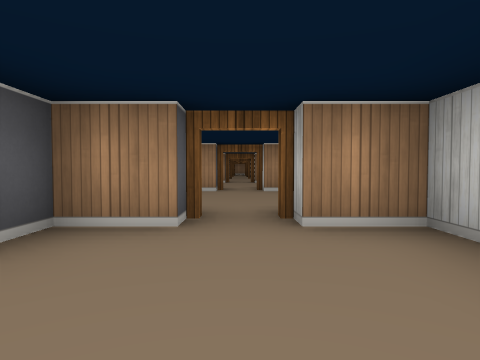
View 1 (above)

24 first-person views from a walk through a cub3D level. The camera is about half as high as the walls, tilts 2° down and sees 75° across. The floor is counted in squares. Each view is taken from the middle of a square. On the plan, view 1 faces up. The plan holds only what a view shows up to about 9 squares ahead; the rest is blank.

View 2
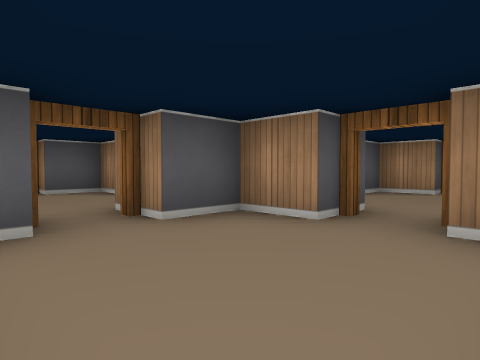

View 3
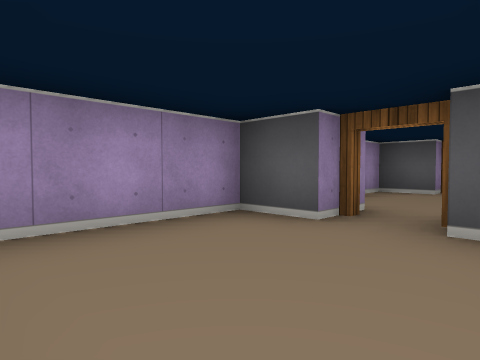

View 4
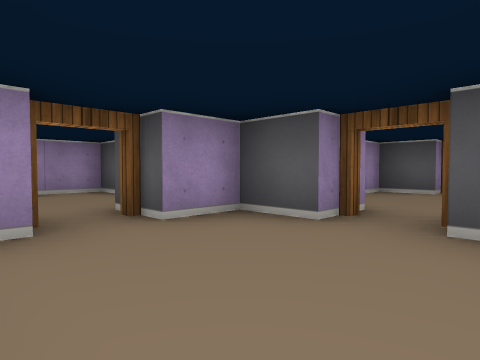

View 5
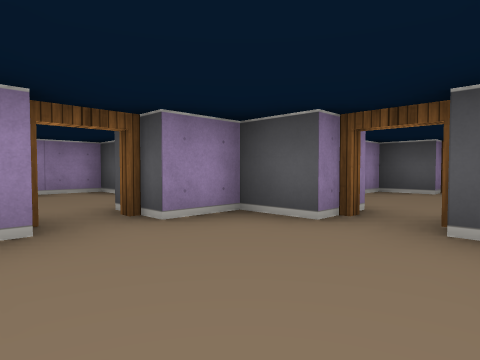

View 6
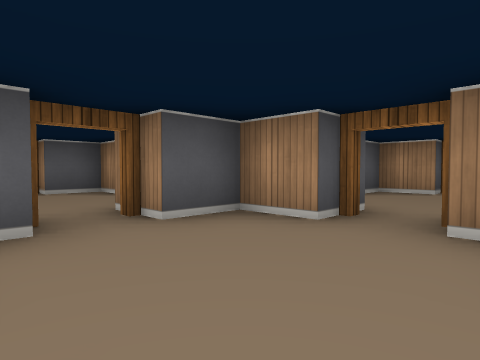

View 7
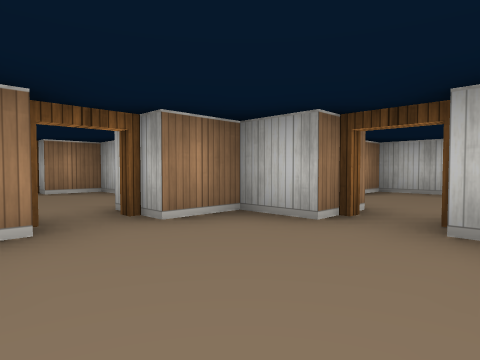

View 8
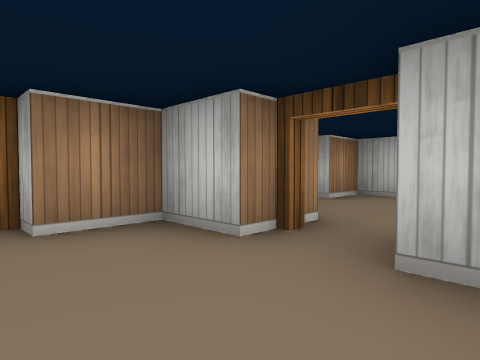

View 9
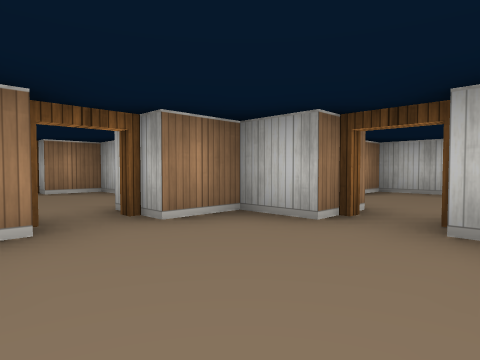

View 10
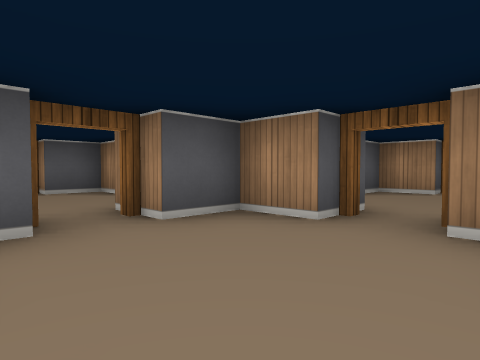

View 11
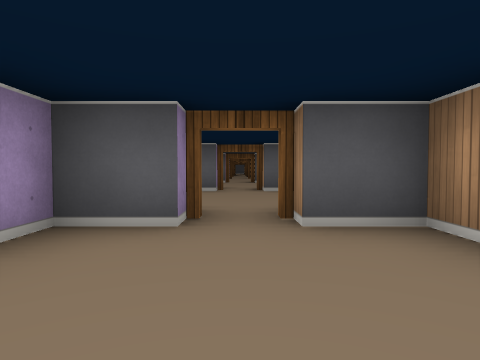

View 12
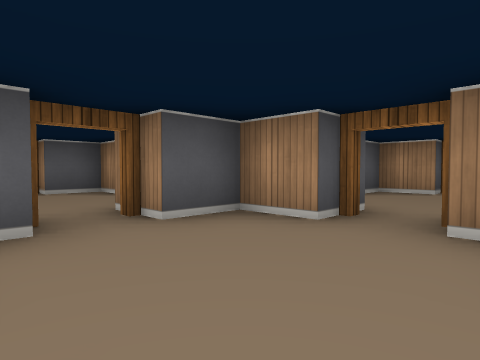

View 13
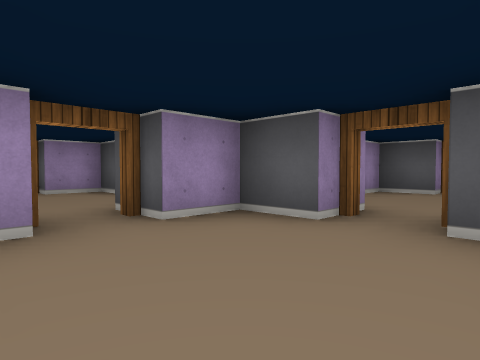

View 14
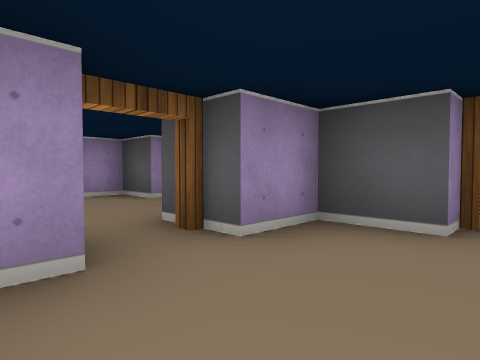

View 15
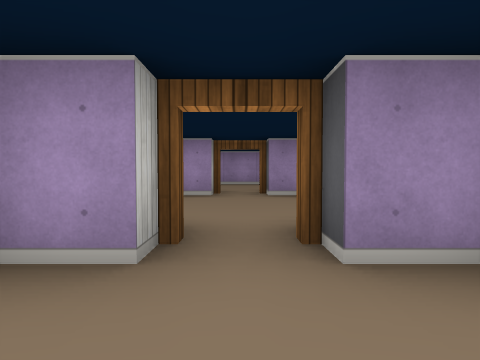

View 16
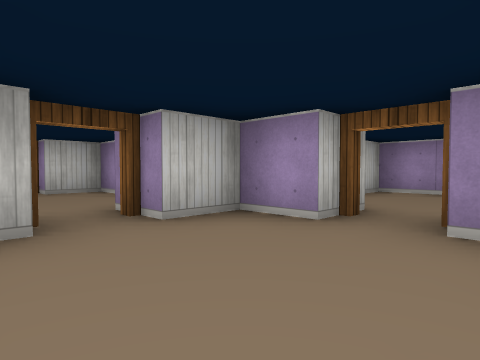

View 17
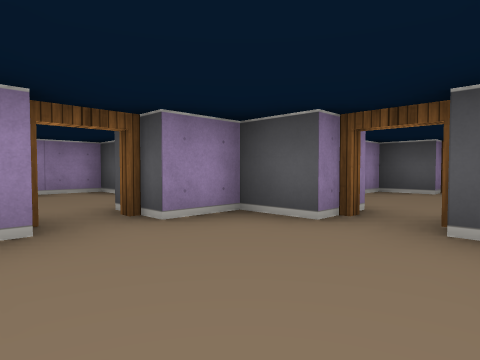

View 18
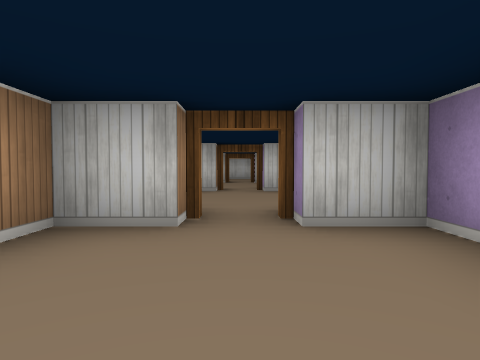

View 19
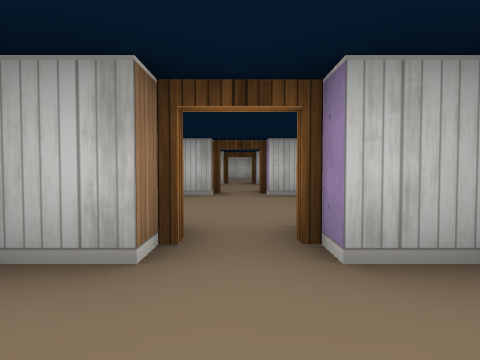

View 20
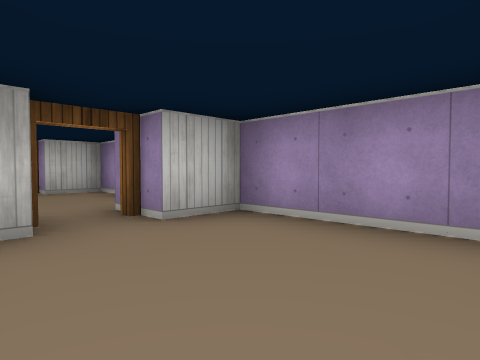

View 21
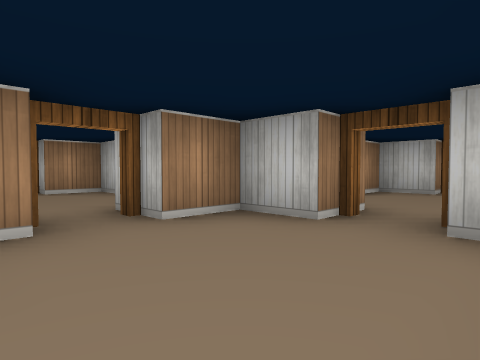

View 22
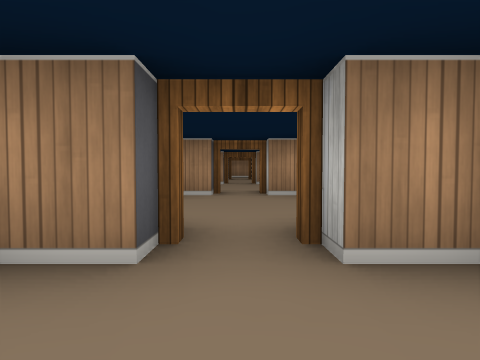

View 23
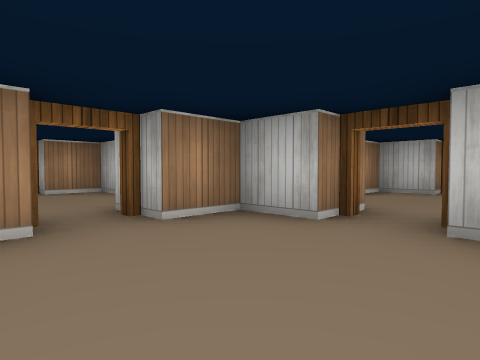

View 24
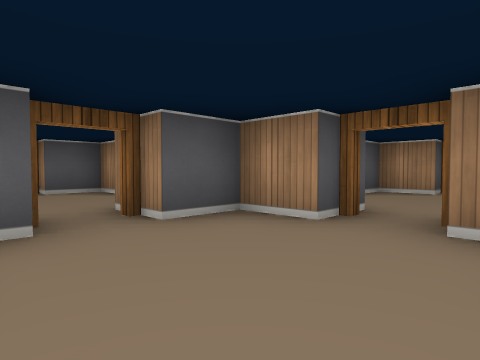

### Floor plan
Key: @ floor where view 1 was taken; # wall or solid block; . floor; D open door.
Columns run from 18 left of view 1 to 2 right of it. Each row starts with its distance up from view 1.
 19         ##D##
 18         #...#
 17          ...
 16          ...
 15     ##  ##D###D##
 14     #...#...#...#
 13      ...D...D...D
 12         #...#...#
 11     ##  ##D###D##  ##
 10     #...#...#...#...#
  9     D...D...D...D...#
  8     #...#...#...#.. #
  7     ##D###D###D###D##
  6     #...#...#...#...#
  5 D...D...D...D...D...#
  4 #...#...#...#...#...#
  3 ##  ##D###D###D###D##
  2      ...#...#...#...#
  1      ...D...D...D...
  0     #...#...#...#.@.
 -1     ################

Where each view was taken, in squares from view 1:
view 1: 0 up, 0 right, facing up
view 2: 0 up, 1 right, facing up-left
view 3: 2 up, 1 right, facing down-left
view 4: 6 up, 1 right, facing down-left
view 5: 6 up, 3 left, facing down-left
view 6: 4 up, 3 left, facing up-left
view 7: 4 up, 5 left, facing up-right
view 8: 8 up, 4 left, facing up-right
view 9: 8 up, 5 left, facing up-right
view 10: 8 up, 3 left, facing up-left
view 11: 9 up, 3 left, facing left
view 12: 8 up, 7 left, facing up-left
view 13: 10 up, 7 left, facing down-left
view 14: 9 up, 11 left, facing down-left
view 15: 9 up, 12 left, facing down
view 16: 6 up, 13 left, facing down-right
view 17: 6 up, 11 left, facing down-left
view 18: 1 up, 13 left, facing right
view 19: 1 up, 12 left, facing right
view 20: 2 up, 9 left, facing down-right
view 21: 0 up, 9 left, facing up-right
view 22: 9 up, 8 left, facing up
view 23: 12 up, 9 left, facing up-right
view 24: 12 up, 7 left, facing up-left
